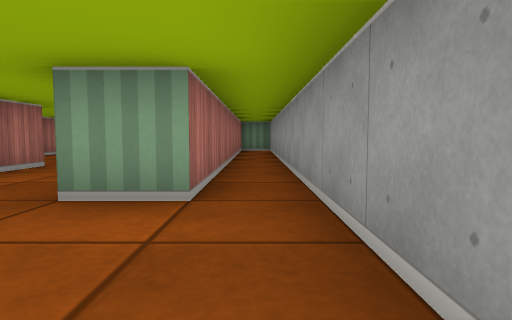
View 1 (above)

14 first-person views from a walk through a cub3D maze. The camera is about half as high as the walls, tilts 4° down and sees 75° across. The floor is counted in squares. Each view is taken from the middle of a square. On the plan, view 1 faces up. The plan holds only what a view shows up to about 9 squares ahead; the rest is blank.

View 2
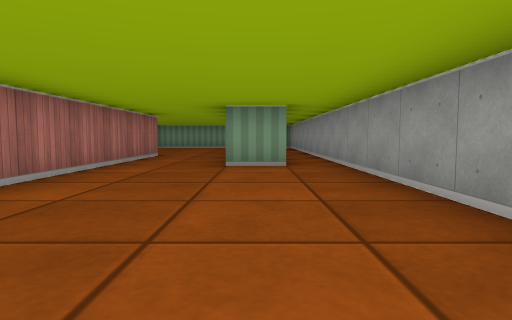

View 3
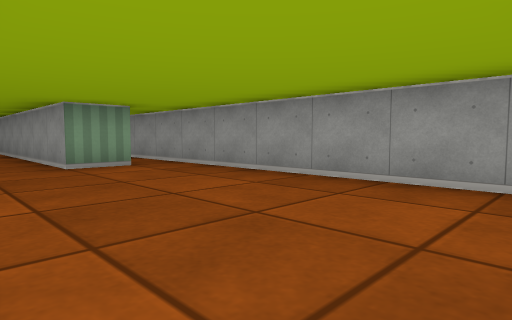

View 4
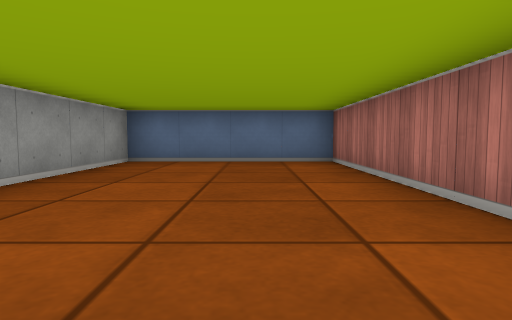

View 5
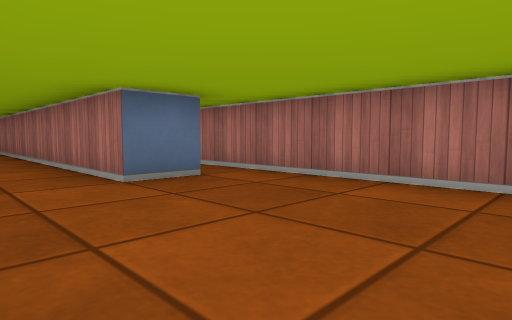

View 6
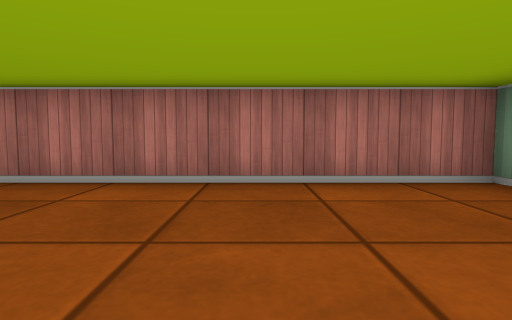

View 7
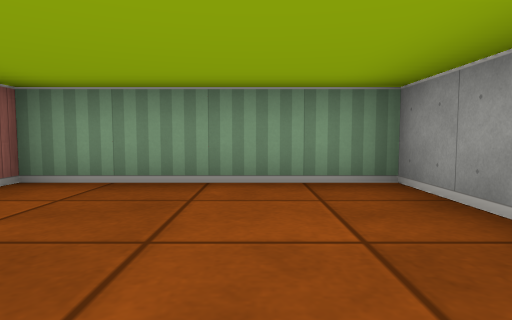

View 8
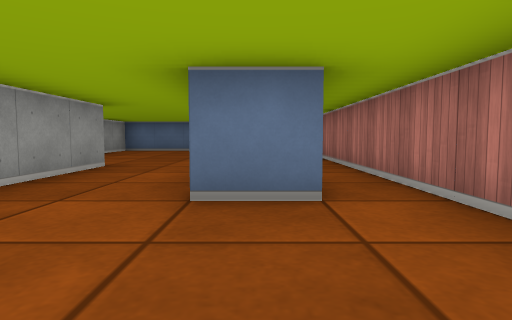

View 9
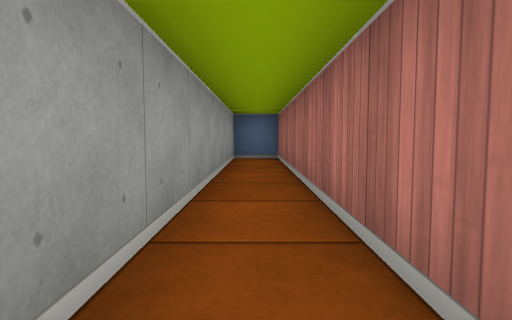

View 10
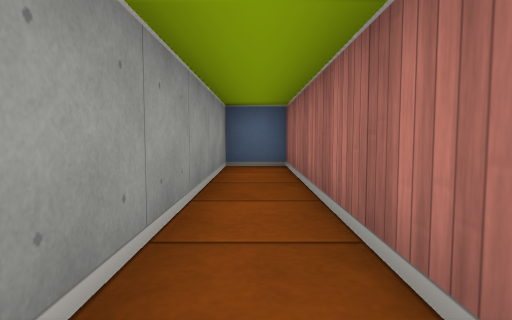

View 11
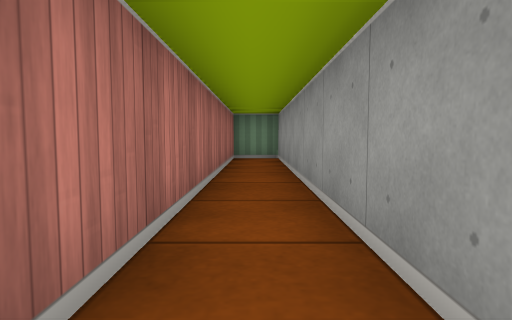

View 12
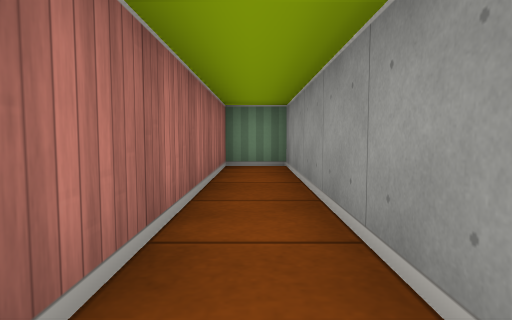

View 13
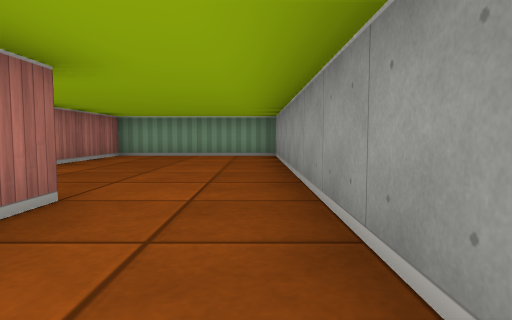

View 14
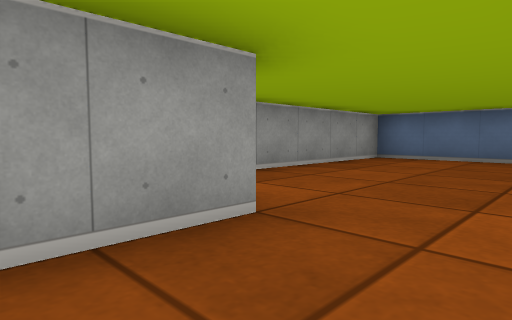

### Floor plan
Ten units are one square. View 1 is at (0, 0); x grows to the right and y downward. Boxes are objects, and circles mark ways between rooms. Rooms are numbered by the first view taken in them; rooms with no view inside come last. Other rooms are left out.
<svg viewBox="-60 -120 70 160">
<path fill="none" stroke="#000" d="M-35 -25 -35 35 5 35 5 -115 -5 -115 -5 -25 -15 -25M-46 -55 -35 -55 -35 -25M-15 -25 -15 -115 -55 -115 -55 35 -45 35 -45 -34"/>
<circle cx="-25" cy="-20" r="3" fill="#2a7"/>
<text x="-10" y="-20">1</text>
<text x="-40" y="-60">2</text>
</svg>
Room 1 opens to room 2.

Where each view was taken, in squares from view 1:
view 1: 0 up, 0 right, facing up
view 2: 3 down, 1 left, facing up
view 3: 3 down, 3 left, facing up-right
view 4: 3 up, 2 left, facing down
view 5: 9 up, 2 left, facing down-left
view 6: 9 up, 2 left, facing left
view 7: 8 up, 3 left, facing up
view 8: 8 up, 4 left, facing down
view 9: 4 up, 5 left, facing down
view 10: 2 up, 5 left, facing down
view 11: 4 up, 0 right, facing up
view 12: 6 up, 0 right, facing up
view 13: 3 up, 2 left, facing up
view 14: 4 up, 3 left, facing down-right
